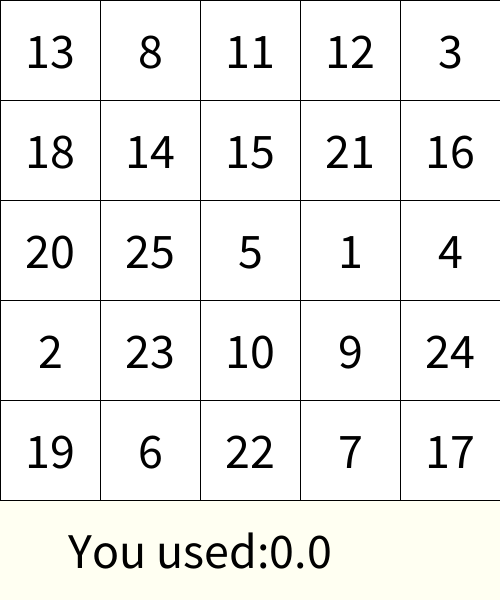
Frame 1 (no input)
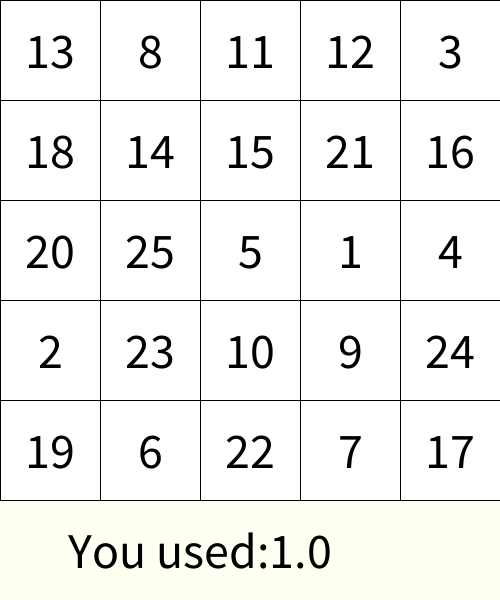
Frame 60 (the mouse pressed at the canvas centre just before this capture)
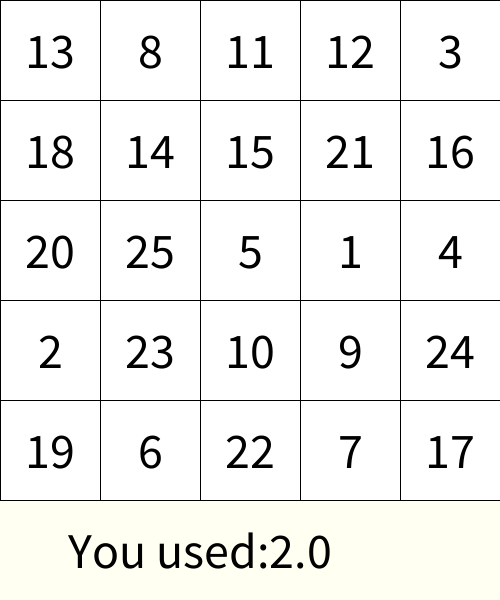
Frame 120 (the mouse held since frame 60 and released just before this capture)

The Processing sketch that drew these frames (run headless with seeded random() and noise(); from frame 60 on, the mouse is pressed at the canvas centre):

// Processing sketch: week06_9_schulte_table09_mousePressed_crash_if_protect_shuffle_
// ── week06_9_schulte_table09_mousePressed_crash_if_protect_shuffle_.pde
//week06_9_schulte_table09_mousePressed_crash_if_protect_shuffle_random
int [][] table= new int[5][5];
void setup(){
  size(500,600);
  textSize(50);
  textAlign(CENTER,CENTER);
  int []numbers ={1,2,3,4,5,6,7,8,9,10,11,12,13,14,15,16,17,18,19,20,21,22,23,24,25};
  for(int i = numbers.length-1;i>0;i--){
    int j = int(random(i+1));
    
    int temp = numbers[i];
    numbers[i] = numbers[j];
    numbers[j] = temp;
  }
  int index=0;
  for(int i=0;i<5;i++){
    for(int j=0;j<5;j++){
      table[i][j] = numbers[index++];
    }
  }
  startT = millis();
}
int startT =0;
int [][]pressed = new int[5][5];
void draw(){
  background(#FFFFF2);
  for(int i=0;i<5;i++){
    for(int j=0;j<5;j++){
      if(pressed[i][j]==1)fill(128);
      else fill(255);
      rect(j*100,i*100,100,100);
      fill(0);text(""+table[i][j],50+j*100,50+i*100);
    }
  }
  text("You used:"+nf((millis()-startT)/1000.0,0,1),200,550);
}
int want =1;
void mousePressed(){
  int i = mouseY/100,j = mouseX/100;
  if(table[i][j]==want){
    pressed[i][j] = 1;
    want++;
  }
}
